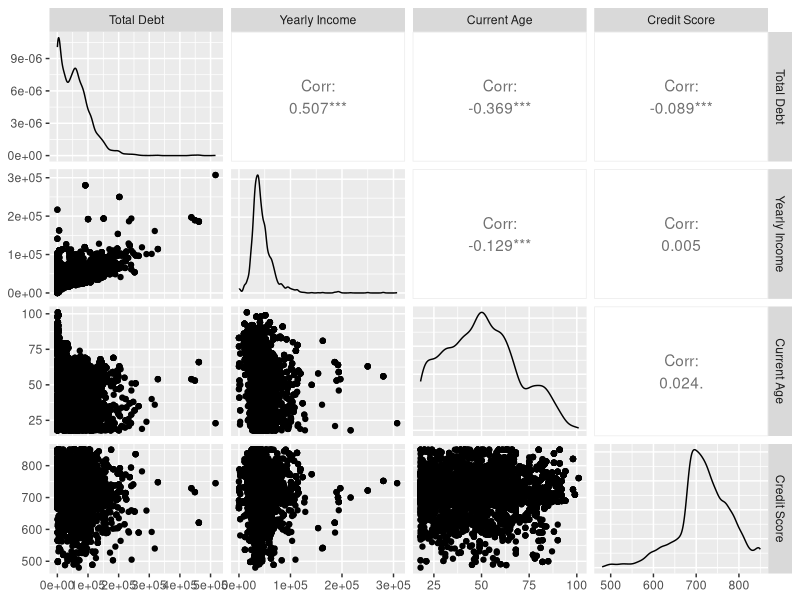
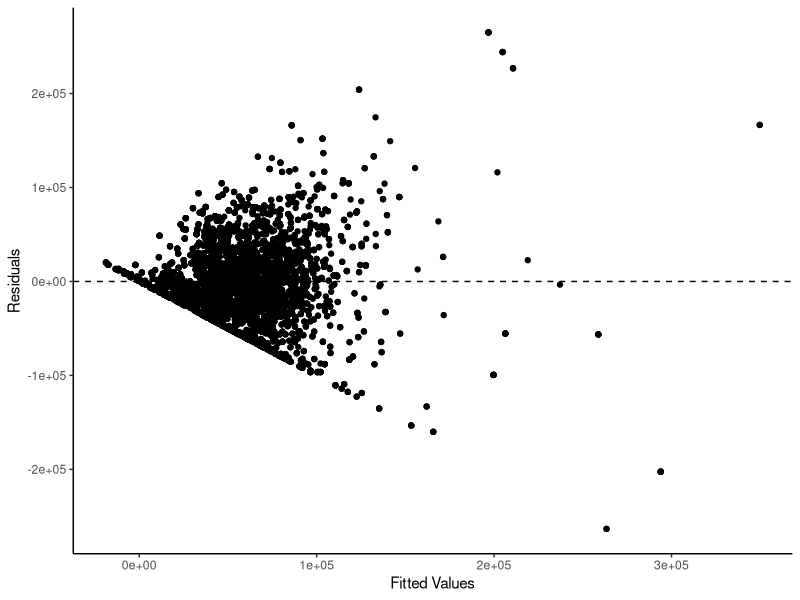
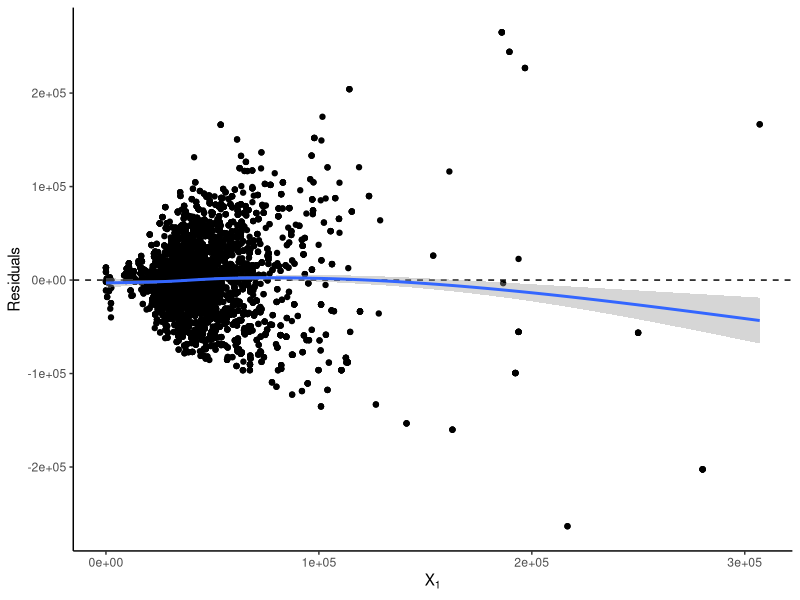
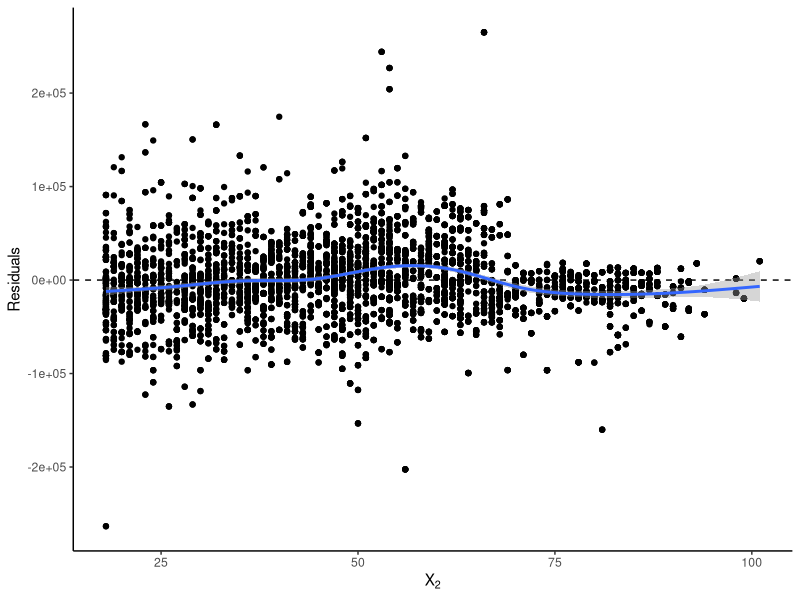
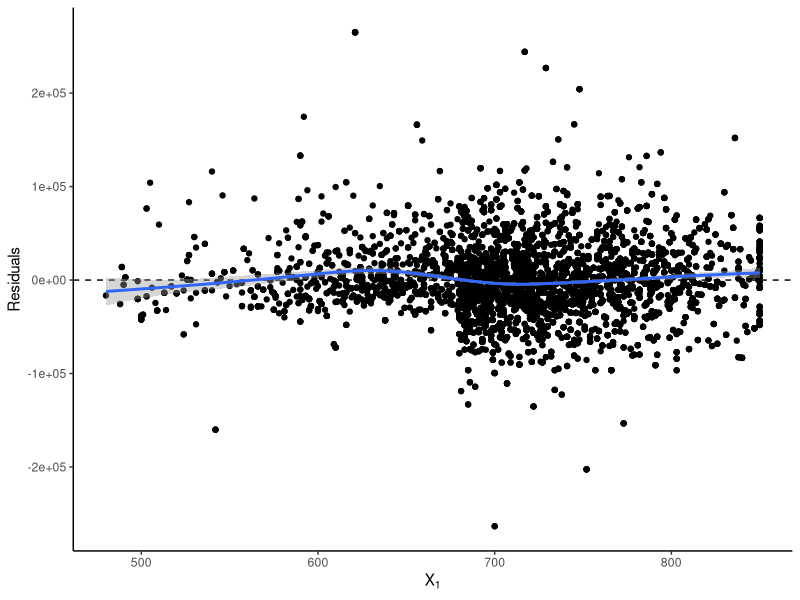
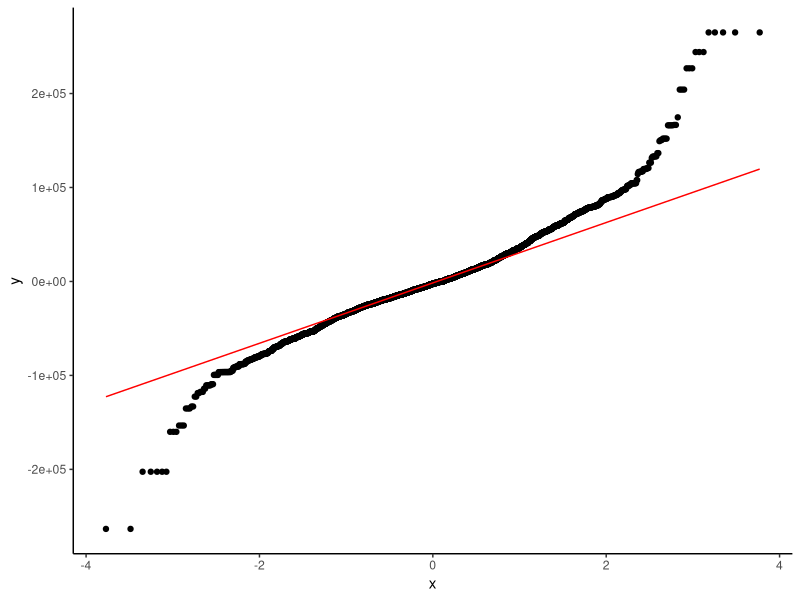

These charts were generated, in order, by the following R code:
# Load required library
library(tidyverse)
library(GGally)
library(car)
library(lmtest)
library(nortest)

# Load data (replace with your file path if needed)
df_merged <- read_csv("data/merged_data.csv")


# Subset the data to the four variables of interest
df_subset <- df_merged %>% 
  select(total_debt,yearly_income, current_age,credit_score)

# correlation matrix 
with(df_subset,cor(cbind(total_debt,yearly_income, current_age,credit_score)))
# weak <0.5  0.8>moderate >.5 strong>0.8 1

# Creating scatterplot matrix
ggpairs(df_subset, 
        columnLabels = c("Total Debt", "Yearly Income", "Current Age","Credit Score"))

# Fitting the multiple regression model in R
lm <- lm(total_debt~yearly_income+current_age+credit_score,data=df_subset)
summary(lm)

# Finding the variance inflation factors (VIFs) in R:
vif(lm)

# Making all the necessary diagnostic plots in R

## Residuals vs Fitted values(y^)
ggplot(lm,aes(x=.fitted,y=.resid))+geom_point()+
geom_hline(yintercept=0,lty=2)+labs(x="Fitted Values",y="Residuals")+
  theme_classic()

## Residuals Vs Explanatory Variables

### Linearity between Residuals Vs yearly_income controlling for current_age and credit_score
ggplot(lm,aes(x=yearly_income,y=.resid))+geom_point()+
  geom_hline(yintercept=0,lty=2)+labs(x=expression(X[1]),y="Residuals")+
  theme_classic()+geom_smooth()

### Linearity between Residuals Vs current_age controlling for yearly_income and credit_score
ggplot(lm,aes(x=current_age,y=.resid))+geom_point()+
  geom_hline(yintercept=0,lty=2)+labs(x=expression(X[2]),y="Residuals")+
  theme_classic()+geom_smooth()

### Linearity between Residuals Vs credit_score controlling for yearly_income and current_age
ggplot(lm,aes(x=credit_score,y=.resid))+geom_point()+
  geom_hline(yintercept=0,lty=2)+labs(x=expression(X[1]),y="Residuals")+
  theme_classic()+geom_smooth()

## normality of residuals 
ggplot(lm,aes(sample=.resid))+stat_qq()+stat_qq_line(color="red")+
  theme_classic()

# Shapiro-Wilk test to assess the normality of the error terms by using the residuals.
ad.test(residuals(lm)) 


# Breusch-Pagan test to assess the equal spread of error terms.
bptest(lm,student=FALSE)
